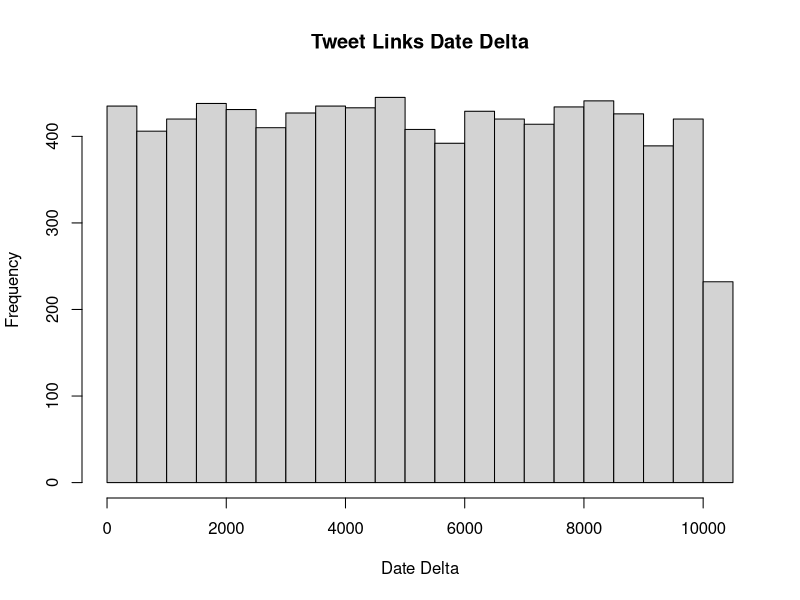

Reproduce this figure in R.
inputFile=read.csv("url-dates.csv",stringsAsFactors=F,header=FALSE,sep="\t")
inputFile
data=inputFile[,1]
png("tweet-link-age-histogram.png")
hist(data,main="Tweet Links Date Delta",freq=T,xlab="Date Delta",ylab="Frequency")
dev.off()
